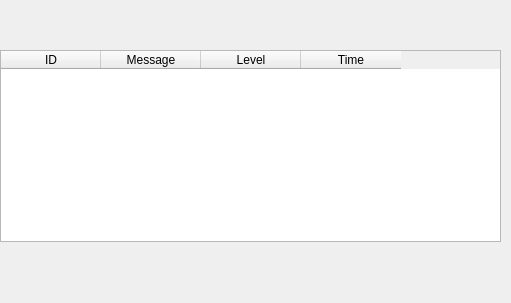
<?xml version="1.0" encoding="UTF-8"?>
<ui version="4.0">
 <class>AlarmWindow</class>
 <widget class="QDialog" name="AlarmWindow">
  <property name="geometry">
   <rect>
    <x>0</x>
    <y>0</y>
    <width>511</width>
    <height>303</height>
   </rect>
  </property>
  <property name="windowTitle">
   <string>Dialog</string>
  </property>
  <widget class="QTableWidget" name="tableWidget">
   <property name="geometry">
    <rect>
     <x>0</x>
     <y>50</y>
     <width>501</width>
     <height>192</height>
    </rect>
   </property>
   <column>
    <property name="text">
     <string>ID</string>
    </property>
   </column>
   <column>
    <property name="text">
     <string>Message</string>
    </property>
   </column>
   <column>
    <property name="text">
     <string>Level</string>
    </property>
   </column>
   <column>
    <property name="text">
     <string>Time</string>
    </property>
   </column>
  </widget>
 </widget>
 <resources/>
 <connections/>
</ui>
